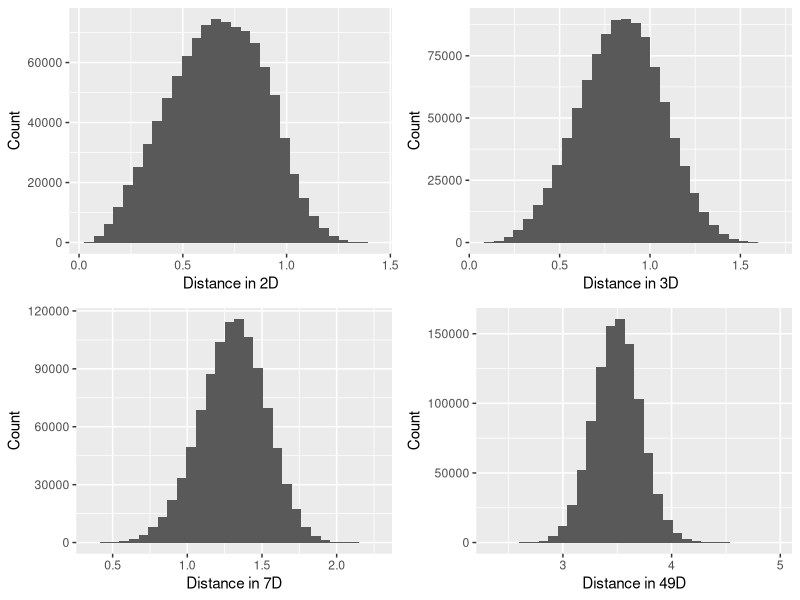

Write R code to recreate this figure. (Note: a time limit stopped this script after it produced the figure.)
# curse_of_dimensionality.R
# author: Bradley Mitchell

# Libraries
library(ggplot2)
library(grid)
library(gridExtra)

# Get distances between m points in n dimensions
getDistances <- function(m,n){
  M <- matrix(runif(n*m), ncol=n)
  Mdist <- M %*% t(M)
  Mdist <- sqrt(Mdist)
  return(as.vector(Mdist))
}

# Volume of a hypersphere with n dimensions and radius r
nballVolume <- function(n, r){
  m <- n/2
  a <- pi^(m)
  b <- gamma(m+1)
  c <- r^n
  return((a/b)*c)
}

# Create 4 histograms in a single panel
p2 <- qplot(getDistances(1000,2), xlab='Distance in 2D', ylab='Count')
p3 <- qplot(getDistances(1000,3), xlab='Distance in 3D', ylab='Count')
p7 <- qplot(getDistances(1000,7), xlab='Distance in 7D', ylab='Count')
p49 <- qplot(getDistances(1000,49), xlab='Distance in 49D', ylab='Count')
grid.arrange(p2, p3, p7, p49)

# Calculate mean and standard deviation of distances for each number of dimensions
meanVec <- rep(0,999)
sdVec <- rep(0,999)
for(i in 2:1000){
  vdist <- getDistances(1000,i)
  meanVec[i-1] <- mean(vdist)
  sdVec[i-1] <- sd(vdist)
  print(i)
}

# Plot distance samples
df_distances <- data.frame(meandist=meanVec, sddist=sdVec)
ggplot(data=df_distances, aes(x=c(2:1000), y=df_distances$meandist)) + geom_line() + 
  xlab('Number of Dimensions') + ylab('Mean Distance') + 
  ggtitle('Mean distance between random points with \n increasing number of dimensions')
ggplot(data=df_distances, aes(x=c(2:1000), y=df_distances$sddist)) + geom_point(shape=1) + geom_smooth(method=lm, se=FALSE) +
  xlab('Number of Dimensions') + ylab('Standard Deviation of Distance') + 
  ggtitle('Standard deviation of distance between random points \n with increasing number of dimensions')


# Calculate hypershere volumes
nbvol <- rep(0,18)
for (i in 3:20){
  nbvol[i-2] <- nballVolume(i,0.5)
}

# Plot volume ratios
df_ratios <- data.frame(num_dims=c(3:20), ratio=nbvol)
ggplot(data=df_ratios, aes(x=df_ratios$num_dims, y=df_ratios$ratio)) + geom_line() +
  xlab('Number of Dimensions') + ylab('Ratio of Volumes') + 
  ggtitle('Ratio of volumes of hypersphere to hypercube \n with increasing number of dimensions')
